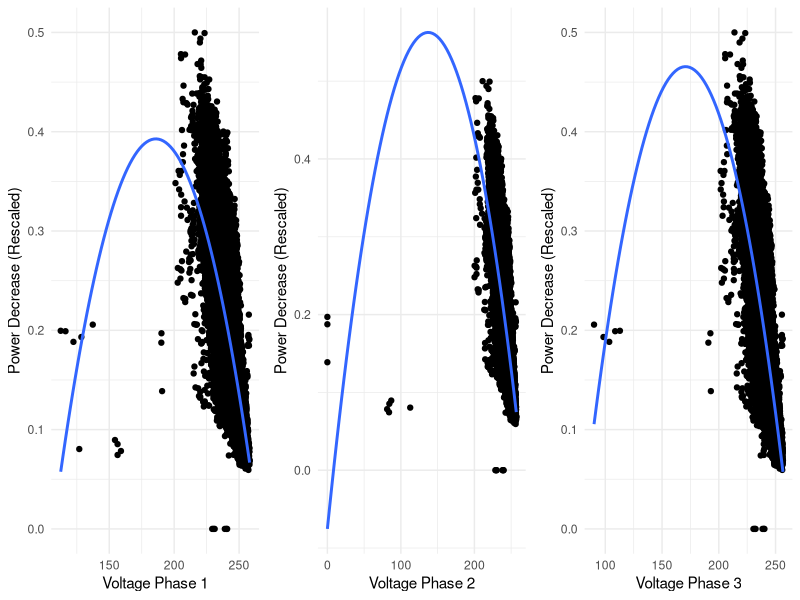

This chart was generated by the following R code:
# Load the required packages
library(ggplot2)
library(readxl)
library(gridExtra)

# Read the data from the Excel file
data <- read_excel("Dataset.xlsx")

# Combine the extracted data into a single data frame
df <- data.frame(
  voltage_phase_1 = data[[3]],
  voltage_phase_2 = data[[4]],
  voltage_phase_3 = data[[5]],
  current_phase_1 = data[[6]],
  current_phase_2 = data[[7]],
  current_phase_3 = data[[8]],
  active_power_phase_1 = data[[12]],
  active_power_phase_2 = data[[13]],
  active_power_phase_3 = data[[14]]
)

# Create a new variable for power decrease based on voltage increase
df$power_decrease <- df$current_phase_1 * df$voltage_phase_1 + df$current_phase_2 * df$voltage_phase_2 + df$current_phase_3 * df$voltage_phase_3

# Rescale the power decrease variable to have a maximum value of 0.5
df$power_decrease <- df$power_decrease / max(df$power_decrease) * 0.5

# Fit linear models for each phase
lm_phase_1 <- lm(power_decrease ~ voltage_phase_1 + I(voltage_phase_1^2), data = df)
lm_phase_2 <- lm(power_decrease ~ voltage_phase_2 + I(voltage_phase_2^2), data = df)
lm_phase_3 <- lm(power_decrease ~ voltage_phase_3 + I(voltage_phase_3^2), data = df)

# Obtain the summary of the models
print(summary_lm_phase_1 <- summary(lm_phase_1))
print(summary_lm_phase_2 <- summary(lm_phase_2))
print(summary_lm_phase_3 <- summary(lm_phase_3))

# Plot the relationship between voltage and power decrease for each phase
plot_phase_1 <- ggplot(df, aes(x = voltage_phase_1, y = power_decrease)) +
  geom_point() +
  geom_smooth(method = "lm", formula = y ~ x + I(x^2), se = FALSE) +
  labs(x = "Voltage Phase 1", y = "Power Decrease (Rescaled)") +
  theme_minimal()

plot_phase_2 <- ggplot(df, aes(x = voltage_phase_2, y = power_decrease)) +
  geom_point() +
  geom_smooth(method = "lm", formula = y ~ x + I(x^2), se = FALSE) +
  labs(x = "Voltage Phase 2", y = "Power Decrease (Rescaled)") +
  theme_minimal() 

plot_phase_3 <- ggplot(df, aes(x = voltage_phase_3, y = power_decrease)) +
  geom_point() +
  geom_smooth(method = "lm", formula = y ~ x + I(x^2), se = FALSE) +
  labs(x = "Voltage Phase 3", y = "Power Decrease (Rescaled)") +
  theme_minimal()

# Show the rescaled lm plots side by side
print(grid.arrange(plot_phase_1, plot_phase_2, plot_phase_3, ncol = 3))